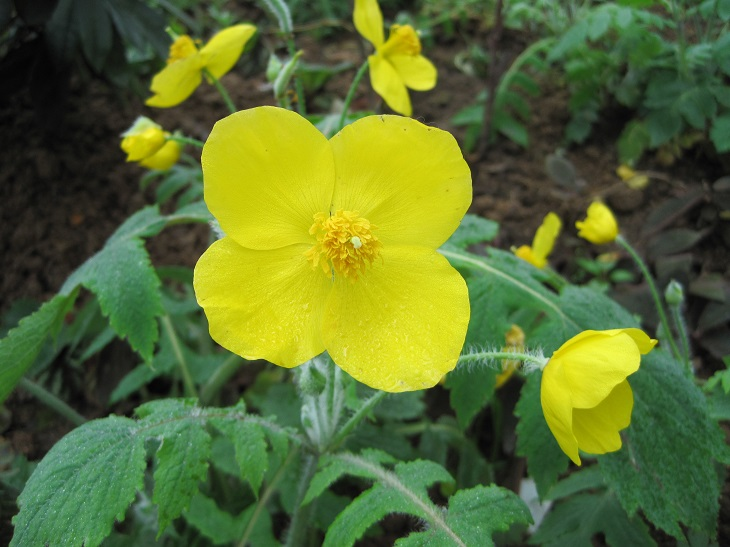
#> input picture 2入门/opencv入门/image0.JPG, 730 x 547 px, found by its file name
$ jupyter execute '03图片剪切.ipynb'
#> lines starting #> are read from the running program, lines starting #| are printed output that depends on the picture
[cell 1]
#100 -》200 x
#100-》300 y
import cv2
import matplotlib.pyplot as plt
img = cv2.imread('/Users/xh/workspaces/jupyter/opencv-example/2入门/opencv入门/image0.JPG', 1)
#> img is the input picture: shape (547, 730, 3); mean B, G, R 48.7, 109.6, 90.1
print(img.shape)
#| (547, 730, 3)
dst = img[100:200,100:300]
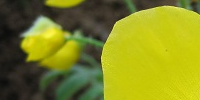
#> dst: shape (100, 200, 3); mean B, G, R 32.9, 134.3, 130
img_rgb = cv2.cvtColor(img, cv2.COLOR_BGR2RGB)
import matplotlib.pyplot as plt
img_rgb = cv2.cvtColor(dst, cv2.COLOR_BGR2RGB)
#> img_rgb: shape (100, 200, 3)
plt.imshow(img_rgb)
plt.title('Image')
plt.axis('off')
plt.show()
plt.title('Image')
plt.axis('off')
plt.show()
